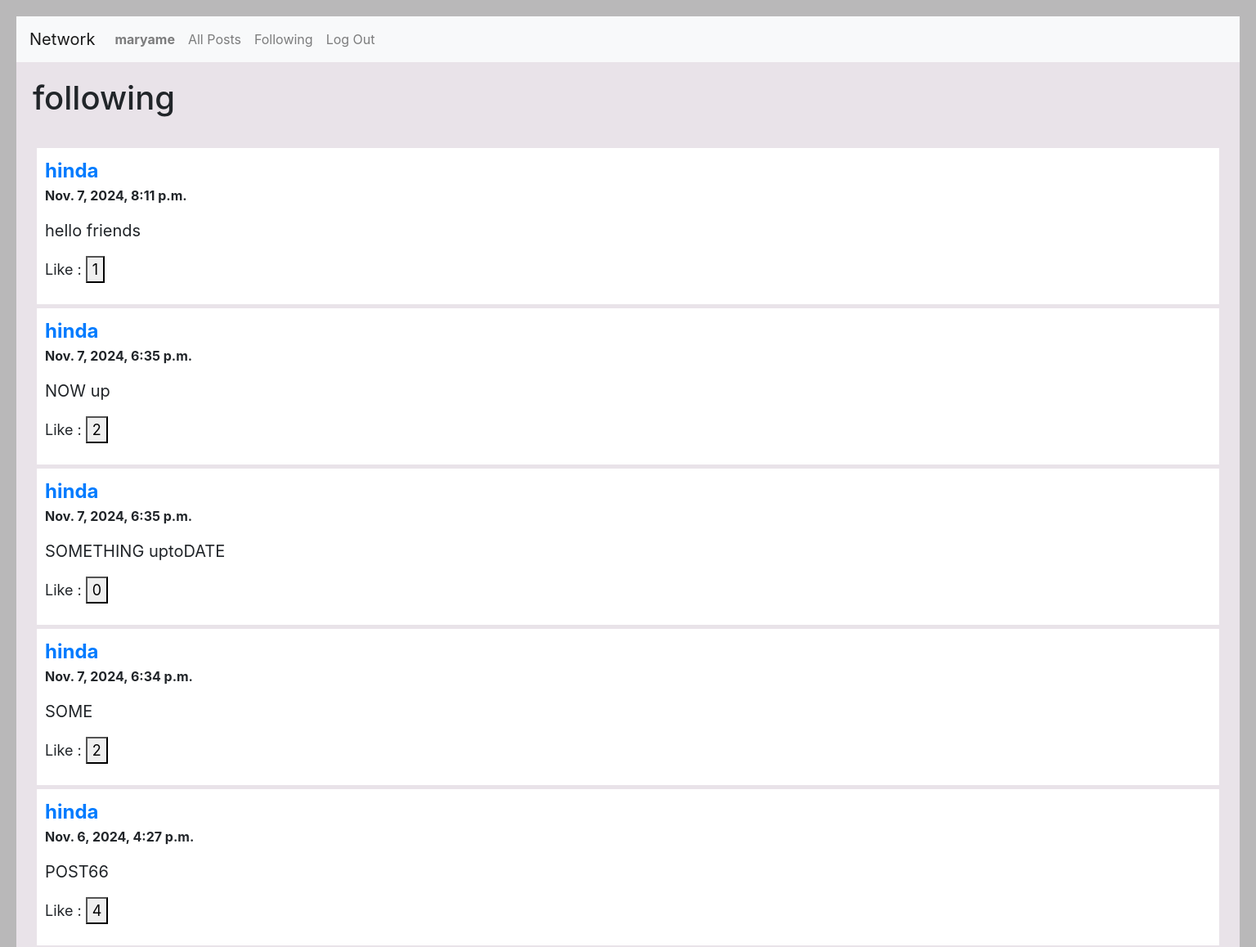
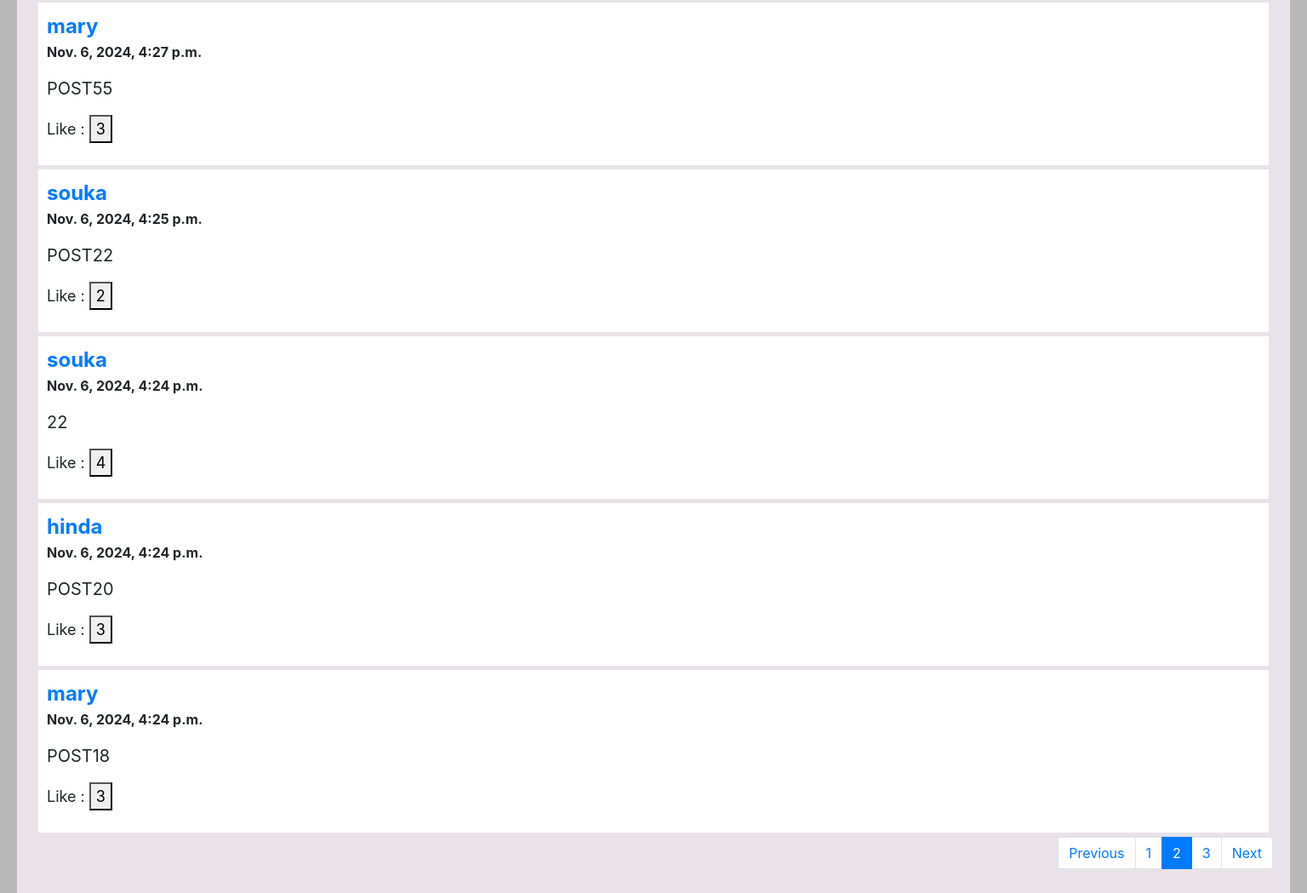
The app's page /following/?page=2 (signed in) with its own data (2 pictures, top to bottom).
### network/models.py (models this page shows, shortened)
class User(AbstractUser):
    pass

class Post(models.Model):
    user = models.ForeignKey("User", on_delete=models.CASCADE, related_name="emails")
    content = models.TextField(blank=True)
    timestamp = models.DateTimeField(auto_now_add=True)
    like = models.IntegerField(default=0)
    followers = models.ManyToManyField(User, through='follow' , through_fields=('post_fo', 'follower'),related_name='followed_post')
    liked_by =models.ManyToManyField(User,related_name ="liked_post",blank=True)

### network/views.py (the view)
# urls.py: path("following/", views.following ,name="following"),
@login_required
def following(request):
    user = request.user
    foll= follow.objects.filter(follower=user)
    following_users = [f.following for f in foll]
    post=Post.objects.filter(user__in=following_users)
    post = post.order_by("-timestamp").all()
    paginator = Paginator(post, 10)
    page_number = request.GET.get('page')
    page_obj = paginator.get_page(page_number)
    return render(request, "network/following.html",{
            "posts": post ,
             'page_obj': page_obj,
             'page_number':page_number,
             "following_users":following_users})

### network/templates/network/following.html (shortened to what this page needs)
{% extends "network/layout.html" %}
{% load static %}
{% block body %}
   <h1>following</h1>
    <div id ="post_user">
       <br>
        {% for post in page_obj %}
        <div id="post-{{post.id}}" class="post ">
          <b style="font-size: 1.5em; margin-right: 1400px;"><a href="{%url 'profil' post.user %}" >{{post.user}} </a></b>
          <b> <p>{{post.timestamp}}</p></b>
          <p id="p-{{post.id}}" style="font-size: 20px;">{{post.content}}</p>
          <p style="font-size: 18px;">Like :
            <button id="like-{{post.id}}" class="like" data-post-id="{{post.id}}">{{post.like}}</button></p>
      </div>
         {% endfor %}
        <nav aria-label="Page navigation example">
            <ul class="pagination justify-content-end">
                {% if page_obj.has_previous %}
                <li ><a class="page-link" href="?page={{ page_obj.previous_page_number }}" >Previous</a></li>
                <li class="page-item"><a class="page-link" href="?page={{page_obj.previous_page_number }}">{{page_obj.previous_page_number }}</a></li>
                {% else %}
                <li class="page-item disabled"><span class="page-link " aria-disabled="true">Previous</span></li>
                {% endif %}
              <li class="page-item active"><a class="page-link" href="?page={{page_obj}}">{{page_number}}</a></li>
              {% if page_obj.has_next %}
              <li class="page-item"><a class="page-link" href="?page=3">{{page_obj.next_page_number  }}</a></li>
                <li class="page-item"><a class="page-link" href="?page={{ page_obj.next_page_number }}">Next</a>
                {% else %}
                <li class="page-item disabled"><span class="page-link page-item disabled" aria-disabled="true">Next</span>
                {% endif %}
              </li>
            </ul>
          </nav>
    </div>
{% endblock %}

### network/templates/network/layout.html (shortened to what this page needs)
{% load static %}
<!DOCTYPE html>
<html lang="en">
    <head>
        <link rel="stylesheet" href="https://stackpath.bootstrapcdn.com/bootstrap/4.4.1/css/bootstrap.min.css">
        <link rel="stylesheet" href="{% static 'network/styles.css' %}" >
    </head>
    <body>
        <nav class="navbar navbar-expand-lg navbar-light bg-light">
            <a class="navbar-brand" href="#">Network</a>
            <div>
              <ul class="navbar-nav mr-auto">
                {% if user.is_authenticated %}
                    <li class="nav-item">
                        <a class="nav-link" href="{% url 'profil' user.username %}"><strong>{{ user.username }}</strong></a>
                    </li>
                {% endif %}
                <li class="nav-item">
                  <a class="nav-link" href="{% url 'index' %}">All Posts</a>
                </li>
                {% if user.is_authenticated %}
                    <li class="nav-item">
                        <a class="nav-link" href="{% url 'following'%}">Following</a>
                    </li>
                    <li class="nav-item">
                        <a class="nav-link" href="{% url 'logout' %}">Log Out</a>
                    </li>
                {% endif %}
              </ul>
            </div>
          </nav>
        <div class="body">
            {% block body %}
            {% endblock %}
        </div>
    </body>
</html>

### network/static/network/styles.css (style rules this page uses)
.post { background-color: white; margin: 5px; padding: 10PX; }
body { padding: 20px; background-color: rgb(185, 184, 185); }
.body { padding: 20px; background-color: rgb(233, 227, 233); }

### records on screen
User: username "maryame"
Post: user "hinda", timestamp "Nov. 7, 2024, 8:11 p.m.", content "hello friends", like "1"
Post: user "hinda", timestamp "Nov. 7, 2024, 6:35 p.m.", content "NOW up", like "2"
Post: user "hinda", timestamp "Nov. 7, 2024, 6:35 p.m.", content "SOMETHING uptoDATE", like "0"
Post: user "hinda", timestamp "Nov. 7, 2024, 6:34 p.m.", content "SOME", like "2"
Post: user "hinda", timestamp "Nov. 6, 2024, 4:27 p.m.", content "POST66", like "4"
Post: user "mary", timestamp "Nov. 6, 2024, 4:27 p.m.", content "POST55", like "3"
Post: user "souka", timestamp "Nov. 6, 2024, 4:25 p.m.", content "POST22", like "2"
Post: user "souka", timestamp "Nov. 6, 2024, 4:24 p.m.", content "22", like "4"
Post: user "hinda", timestamp "Nov. 6, 2024, 4:24 p.m.", content "POST20", like "3"
Post: user "mary", timestamp "Nov. 6, 2024, 4:24 p.m.", content "POST18", like "3"

### other values on screen
{{ page_obj.previous_page_number }} "1"
{{ page_number }} "2"
{{ page_obj.next_page_number }} "3"
